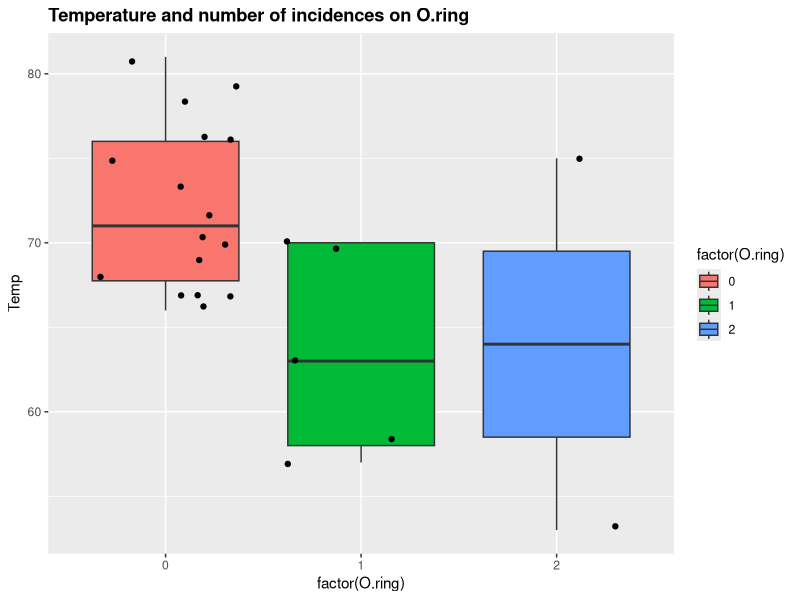
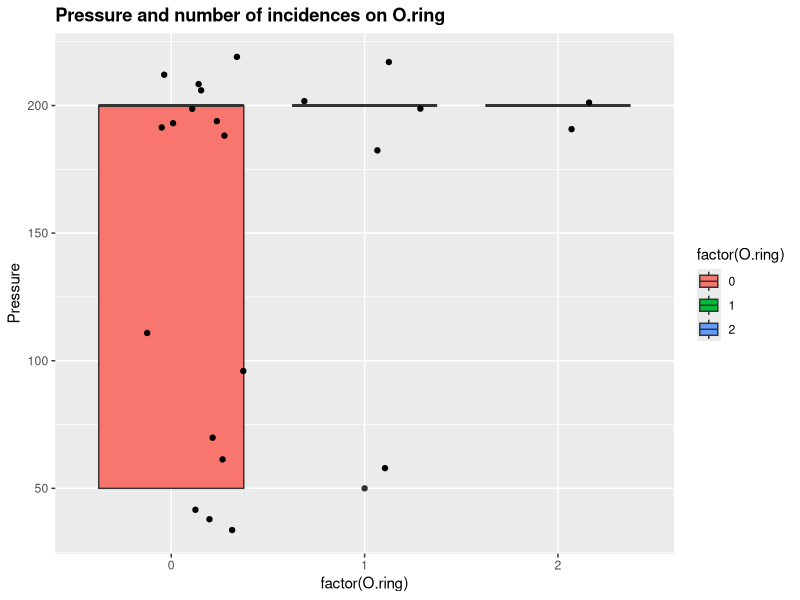
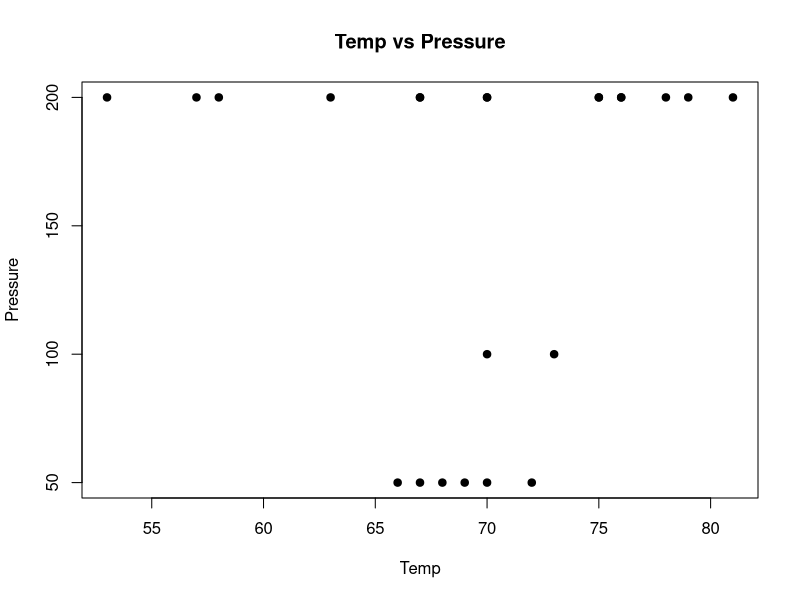
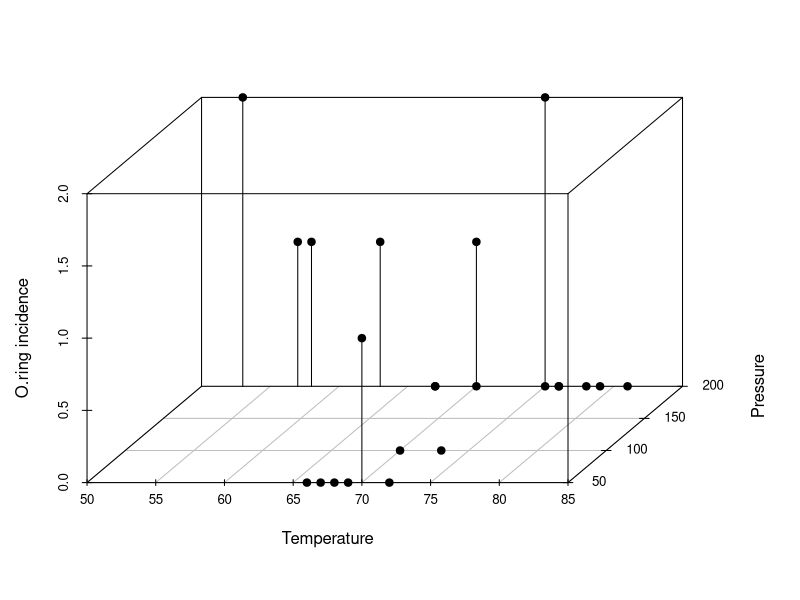
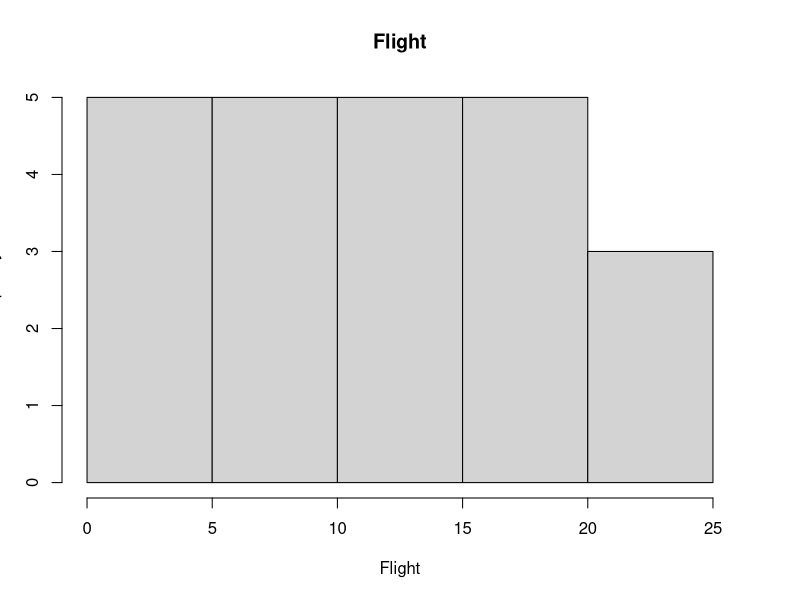
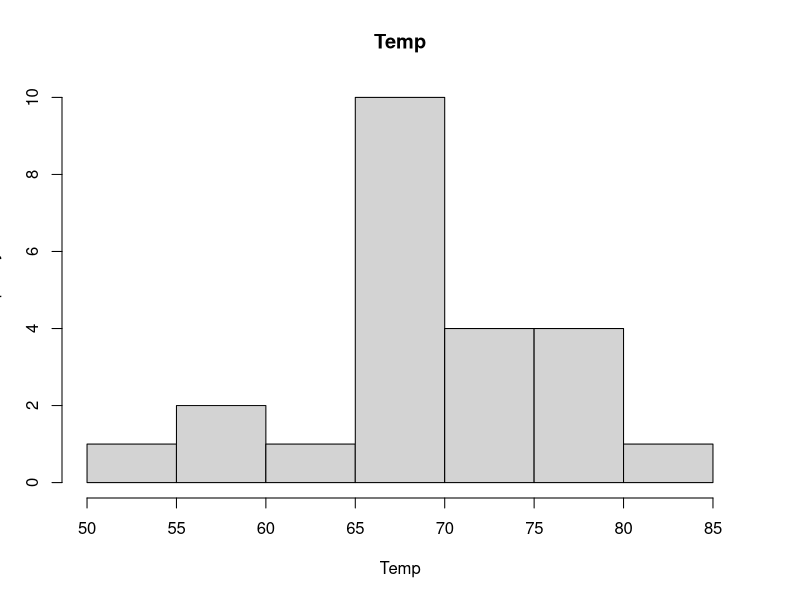
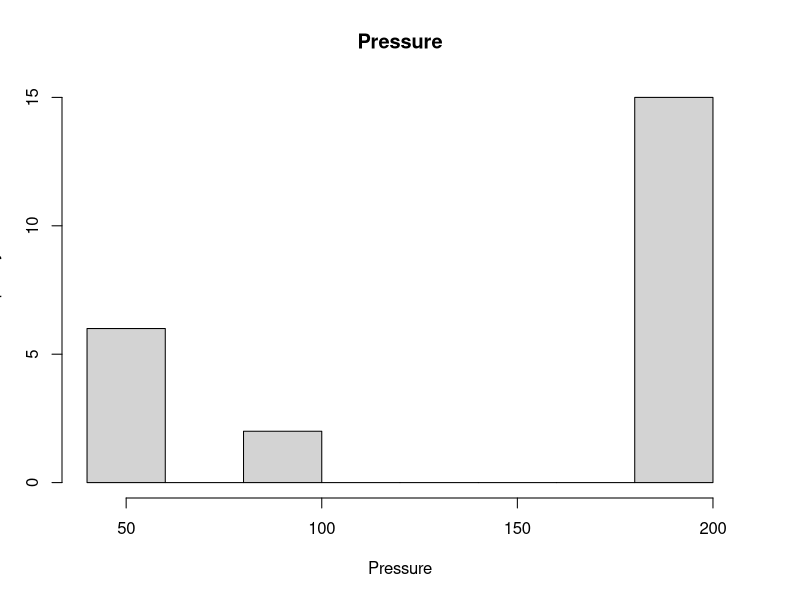
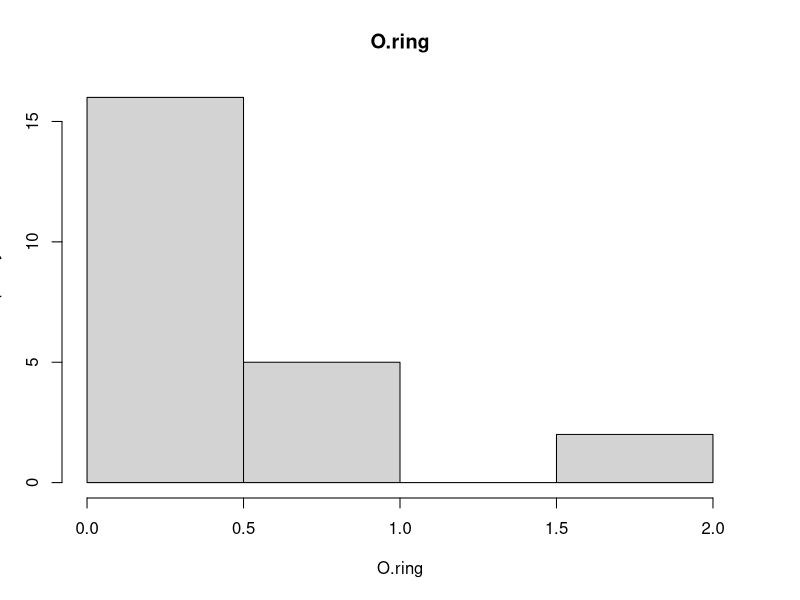

R code for these plots, in order: (Note: this script raises an error after producing the figures.)
## ---- chunk 1
options(width = 100)
knitr::opts_chunk$set(fig.width=8, fig.height=5)
## ---- chunk 2
# data inspection

challenger<-read.csv("challenger.csv")
# head(challenger)
# tail(challenger)
str(challenger)
summary(challenger)
## ---- chunk 3
# pairwise relationships between variables of interest
# $Temp$, $Pressure$ and $O.ring$

library(dplyr)
library(ggplot2)

# Distribution of temperature (Temp) by O.ring incidences (O.ring)
# Were those who attended colleage tend to be younger?
ggplot(challenger, aes(factor(O.ring), Temp)) +
geom_boxplot(aes(fill = factor(O.ring))) + 
geom_jitter() +
ggtitle("Temperature and number of incidences on O.ring") + 
theme(plot.title = element_text(lineheight=1, face="bold")) 

# Distribution of pressure (Pressure) by O.ring incidences (O.ring)
ggplot(challenger, aes(factor(O.ring), Pressure)) +
geom_boxplot(aes(fill = factor(O.ring))) + 
geom_jitter() +
ggtitle("Pressure and number of incidences on O.ring") + 
theme(plot.title = element_text(lineheight=1, face="bold")) 

# Relationship between Temp and Pressure
plot(challenger$Temp, challenger$Pressure, 
     main="Temp vs Pressure",
     xlab="Temp", ylab="Pressure", pch=19)

# abline(lm(challenger$Pressure ~ challenger$Temp), col="red")


# 3d scatter plot for the relatinoship between all 3 variables
library("scatterplot3d")

scatterplot3d(challenger$Temp, challenger$Pressure, challenger$O.ring, pch = 19, type="h",
              xlab = "Temperature", ylab = "Pressure", zlab = "O.ring incidence")

## ---- chunk 4
# par(mfrow = c(2,ncol(challenger)%/%2))

columns<-names(challenger)

challenger.eda.matrix <- matrix(data=NA,nrow=length(challenger),ncol=5)

counter=1
for (col in columns) {
    show(hist(challenger[[col]],main=col,xlab=col))
    num_missing<-sum(is.na(challenger[[col]]))#/length(challenger$col)
    maxn<-max(challenger[[col]])
    medn<-median(challenger[[col]])
    minn<-min(challenger[[col]])
    challenger.eda.matrix[counter,] = c(col,num_missing,minn,medn,maxn)
    counter = counter+1
}
# challenger.eda.matrix
# summary(challenger)
## ---- chunk 5
# binomial regression
challenger$percent.O.ring.fail<- with(challenger, O.ring/Number)
challenger_glm<-glm(percent.O.ring.fail~Temp+Pressure,
                  family=binomial(link="logit")
                  ,data=challenger)
summary(challenger_glm)
## ---- chunk 6
# binary regression (i.e., at least one O.ring failed is countered as a failed flight)
challenger_glm_binary<-glm(O.ring >0 ~Temp+Pressure,
                  family=binomial(link="logit")
                  ,data=challenger)
summary(challenger_glm_binary)
## ---- chunk 7
library("lmtest")
temp_only<-glm(percent.O.ring.fail~Temp,
                  family=binomial(link="logit"),
                  data=challenger)
pressure_only<-glm(percent.O.ring.fail~Pressure,
                  family=binomial(link="logit"),
                  data=challenger)
lrtest(challenger_glm,temp_only)
lrtest(challenger_glm,pressure_only)
## ---- chunk 8
# LRTs
# Given other variables in model, "test = 'LR' is the default (type II)
Anova(challenger_glm_binary, test = "LR")  

# Sequential testing of variables (type I)
anova(challenger_glm_binary, test = "Chisq")
## ---- chunk 9
challenger_glm_2<-glm(percent.O.ring.fail~Temp,
                  family=binomial(link="logit"),
                  data=challenger)
summary(challenger_glm_2)
## ---- chunk 10
# binary regression (i.e., at least one O.ring failed is countered as a failed flight)
challenger_glm_binary<-glm(O.ring >0 ~Temp,
                  family=binomial(link="logit")
                  ,data=challenger)
summary(challenger_glm_binary)
## ---- chunk 11
temp <-31:81
pi_val <- predict(challenger_glm_2, list(Temp = temp),type="response")
plot(x=temp, y=pi_val,type="l",ylab=expression(pi),main="Pi vs. Temp")

plot(x=temp, y=pi_val*6,type="l",ylab=expression(pi),main="Expected Number of Failures vs. Temp")

## ---- chunk 12
temp <-31:81
pi_val <- predict(challenger_glm_2, list(Temp = temp),type="response")
plot(x=temp, y=pi_val,type="l",ylab=expression(pi),main="Pi vs. Temp",ylim=c(0,1))

inverse_logit <- function(x){
  exp(x)/(1+exp(x))
}

#Wald interval
predicted <- predict(challenger_glm_2, list(Temp = temp), se.fit = TRUE)

pred0 <- predicted$fit
pred <- inverse_logit(predicted$fit)
alpha <- 0.05
sc <- abs(qnorm(alpha/2))  ## Normal approx. to likelihood
lwr=inverse_logit(pred0-sc*predicted$se.fit)
upr=inverse_logit(pred0+sc*predicted$se.fit)

lines(temp, upr, col="blue")
lines(temp, lwr, col="blue")

plot(x=temp, y=pi_val*6,type="l",ylab=expression(pi),main="Expected Number of Failures vs. Temp",ylim=c(0,6))
lines(temp, upr*6, col="blue")
lines(temp, lwr*6, col="blue")

## ---- chunk 13
single_pred<-predict(challenger_glm_2, list(Temp = c(31)),type="link",se.fit=TRUE)

pred0 <- single_pred$fit
pred <- inverse_logit(single_pred$fit)
ci <- 0.90
sc <- abs(qnorm((1-ci)/2))  ## Normal approx. to likelihood
lwr=inverse_logit(pred0-(sc*single_pred$se.fit))
upr=inverse_logit(pred0+(sc*single_pred$se.fit))

lwr
pred
upr
## ---- chunk 14
# bootstrap function for simulating pi.hat
bootstrap <- function(temp){

  # bootstrap resampling of the dataset
  challenger.rep <- sample_frac(challenger, replace = TRUE)
  
  # fit the model
  challenger.rep$percent.O.ring.fail <- with(challenger.rep, O.ring/Number)
  mod.rep.fit <- suppressWarnings(glm(percent.O.ring.fail~Temp,
                    family=binomial(link="logit"),
                    data=challenger.rep))
  
  # predict pi.hat
  pi.hat <- predict(mod.rep.fit, list(Temp = temp), type="response")
  
  return(pi.hat)
}

# number of trials
N <- 100000

# save the list of simulated pi.hat
rep.pi.hat.31 <- replicate(N, bootstrap(31))
rep.pi.hat.72 <- replicate(N, bootstrap(72))

# 90% confidence interval of pi.hat
quantile(rep.pi.hat.31, c(.05, .50, .95)) # CI+median at 31 degrees
quantile(rep.pi.hat.72, c(.05, .50, .95)) # CI+median at 72 degrees

# average pi.hat
mean(rep.pi.hat.31)
mean(rep.pi.hat.72)
## ---- chunk 15
linear_model_pressure<-lm(percent.O.ring.fail~Temp+Pressure,data=challenger)
summary(linear_model_pressure)

linear_model_temp_only<-lm(percent.O.ring.fail~Temp,data=challenger)
summary(linear_model_temp_only)
